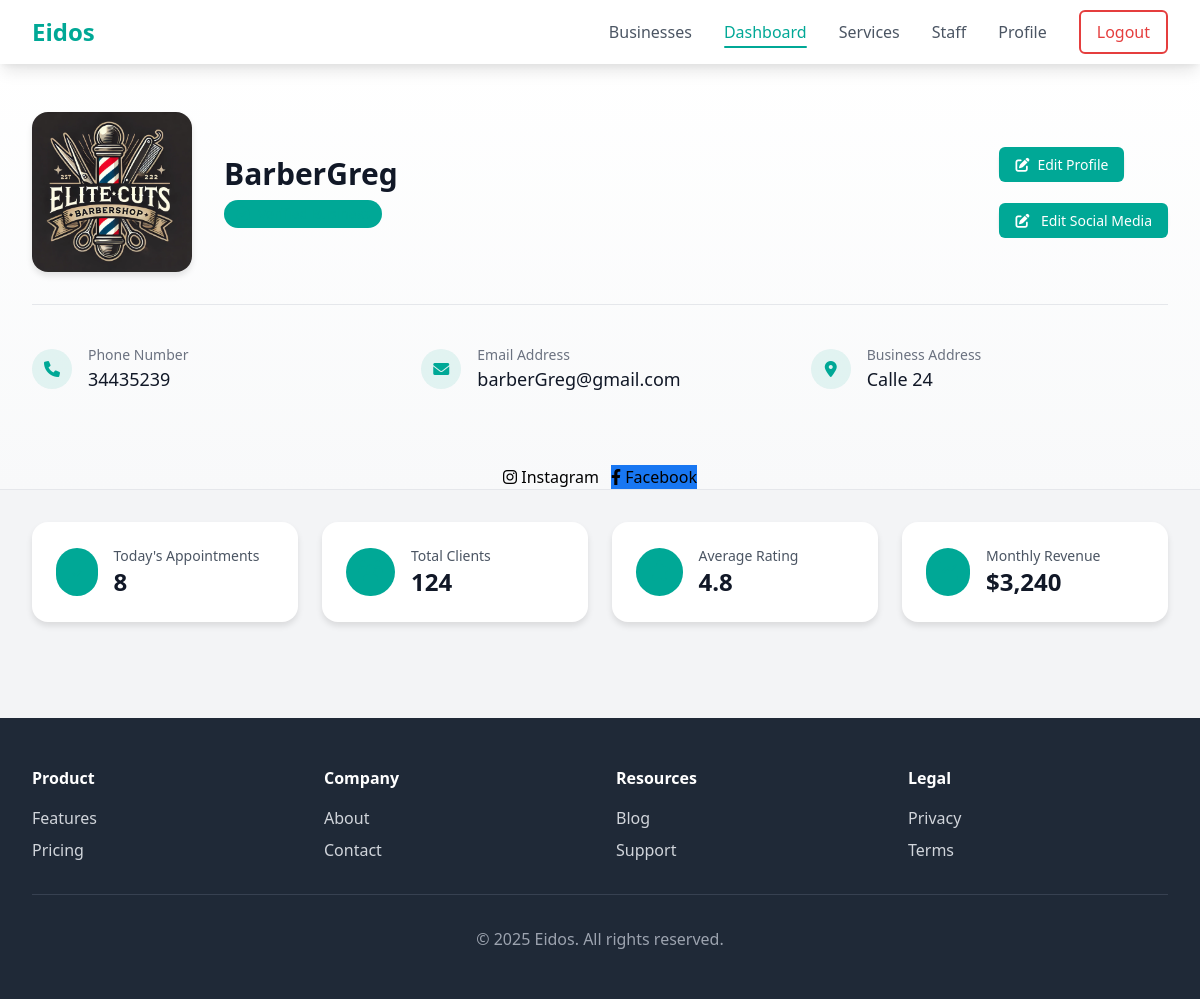
The app's page /business/dashboard/ (signed in) with its own data.
### business/models.py (models this page shows, shortened)
class BusinessAccount(models.Model):
    name = models.CharField(max_length=100)
    email = models.EmailField(max_length=100, default='')
    address = models.CharField(max_length=200)
    description = models.TextField(blank=True)
    logo = models.ImageField(upload_to='business/images/')
    user = models.OneToOneField(Account, on_delete=models.CASCADE, null=True, blank=True)
    phone = models.CharField(max_length=20)
    instagram = models.URLField(blank=True, null=True)
    facebook = models.URLField(blank=True, null=True)
    twitter = models.URLField(blank=True, null=True)
    tiktok = models.URLField(blank=True, null=True)

### business/views.py (the view)
# urls.py: path('dashboard/', views.provideDashboardSection, name="business_dashboard"),
@login_required
def provideDashboardSection(request):
    try:
        business = BusinessAccount.objects.get(user=request.user)
    except BusinessAccount.DoesNotExist:
        messages.error(request, "Business profile not found")
        return redirect('home')
    return render(request, 'dashboard.html', {'business': business})

### business/templates/dashboard.html (shortened to what this page needs)
{% extends 'base.html' %}
{% block content %}
    <section class="hero-section">
        <div class="max-w-7xl mx-auto px-4 sm:px-6 lg:px-8 py-12">
            <div class="flex flex-col md:flex-row items-start md:items-center justify-between mb-8">
                <div class="flex items-center mb-6 md:mb-0">
                    <img src="{{ business.logo.url }}" alt="{{ business.business_name }} Logo" class="business-logo mr-8">
                    <div>
                        <h1 class="text-3xl font-bold text-gray-900 mb-2">{{ business.name }}</h1>
                        <span class="inline-flex items-center px-3 py-1 rounded-full text-sm font-medium bg-primary bg-opacity-10 text-primary">
                            <i class="fas fa-check-circle mr-2"></i>
                        </span>
                    </div>
                </div>
                <div class="flex md:flex-col items-start gap-8">
                    <div class="rounded-md shadow">
                        <a href="{% url 'manage_profile'%}" class="edit-button">
                            <i class="fas fa-edit mr-2"></i>Edit Profile
                        </a>
                    </div>
                    <div class="rounded-md shadow">
                        <a href="{% url 'update_social_media' %}" class="edit-button">
                            <i class="fas fa-edit mr-2"></i>
                            <span>Edit Social Media</span>
                        </a>
                    </div>
                </div>
            </div>
            <div class="grid grid-cols-1 md:grid-cols-3 gap-8 mt-8 border-t border-gray-200 pt-8">
                <div class="info-item">
                    <div class="info-icon">
                        <i class="fas fa-phone"></i>
                    </div>
                    <div>
                        <p class="text-sm text-gray-500">Phone Number</p>
                        <p class="text-lg font-medium text-gray-900">{{ business.phone }}</p>
                    </div>
                </div>
                <div class="info-item">
                    <div class="info-icon">
                        <i class="fas fa-envelope"></i>
                    </div>
                    <div>
                        <p class="text-sm text-gray-500">Email Address</p>
                        <p class="text-lg font-medium text-gray-900">{{ business.email }}</p>
                    </div>
                </div>
                <div class="info-item">
                    <div class="info-icon">
                        <i class="fas fa-map-marker-alt"></i>
                    </div>
                    <div>
                        <p class="text-sm text-gray-500">Business Address</p>
                        <p class="text-lg font-medium text-gray-900">{{ business.address }}</p>
                    </div>
                </div>
            </div>
        </div>
        <div class="flex justify-center items-center mt-4">
            <div class="flex items-center space-x-3">
                {% if business.instagram %}
                    <a href=" {{ business.instagram }} " class="social-btn" target="_blank">
                        <i class="fab fa-instagram"></i> Instagram
                    </a>
                {% endif %}
                {% if business.facebook %}
                    <a href="{{ business.facebook }}" class="social-btn" target="_blank" style="background-color: #1877F2;">
                        <i class="fab fa-facebook-f"></i> Facebook
                    </a>
                {% endif %}
            </div>
        </div>
    </section>
    <div class="max-w-7xl mx-auto px-4 sm:px-6 lg:px-8 py-8">
        <div class="grid grid-cols-1 md:grid-cols-4 gap-6">
            <div class="stats-card p-6">
                <div class="flex items-center">
                    <div class="rounded-full bg-primary bg-opacity-10 p-3 mr-4">
                        <i class="fas fa-calendar-check text-primary text-xl"></i>
                    </div>
                    <div>
                        <p class="text-sm text-gray-600">Today's Appointments</p>
                        <p class="text-2xl font-bold text-gray-900">8</p>
                    </div>
                </div>
            </div>
            <div class="stats-card p-6">
                <div class="flex items-center">
                    <div class="rounded-full bg-primary bg-opacity-10 p-3 mr-4">
                        <i class="fas fa-users text-primary text-xl"></i>
                    </div>
                    <div>
                        <p class="text-sm text-gray-600">Total Clients</p>
                        <p class="text-2xl font-bold text-gray-900">124</p>
                    </div>
                </div>
            </div>
            <div class="stats-card p-6">
                <div class="flex items-center">
                    <div class="rounded-full bg-primary bg-opacity-10 p-3 mr-4">
                        <i class="fas fa-star text-primary text-xl"></i>
                    </div>
                    <div>
                        <p class="text-sm text-gray-600">Average Rating</p>
                        <p class="text-2xl font-bold text-gray-900">4.8</p>
                    </div>
                </div>
            </div>
            <div class="stats-card p-6">
                <div class="flex items-center">
                    <div class="rounded-full bg-primary bg-opacity-10 p-3 mr-4">
                        <i class="fas fa-chart-line text-primary text-xl"></i>
                    </div>
                    <div>
                        <p class="text-sm text-gray-600">Monthly Revenue</p>
                        <p class="text-2xl font-bold text-gray-900">$3,240</p>
                    </div>
                </div>
            </div>
        </div>
    </div>
{% endblock %}

### eidosapp/templates/base.html (style rules this page uses)
:root { --primary-color: #00a896; --primary-dark: #007f6e; --secondary-color: #f8f9fa; }
.bg-primary { background-color: var(--primary-color); }
.text-primary { color: var(--primary-color); }
body { padding-top: 64px; }

### business/templates/dashboard.html (style rules this page uses)
body { background-color: #f3f4f6; }
.business-logo { width: 160px; height: 160px; object-fit: cover; border-radius: 1rem; box-shadow: 0 4px 6px rgba(0, 0, 0, 0.1); }
.hero-section { background: linear-gradient(to bottom, white, #f8f9fa); border-bottom: 1px solid #e5e7eb; }
.info-item { display: flex; align-items: center; padding: 0.5rem 0; }
.info-icon { width: 40px; height: 40px; display: flex; align-items: center; justify-content: center; background-color: rgba(0, 168, 150, 0.1); color: var(--primary-color); border-radius: 50%; margin-right: 1rem; }
.stats-card { background: white; border-radius: 1rem; box-shadow: 0 4px 6px rgba(0, 0, 0, 0.1); transition: transform 0.2s ease-in-out; }
.edit-button { padding: 0.5rem 1rem; background-color: var(--primary-color); color: white; border-radius: 0.375rem; font-size: 0.875rem; font-weight: 500; transition: background-color 0.2s; }

### records on screen
BusinessAccount: logo (picture), name "BarberGreg", phone "34435239", email "barberGreg@gmail.com", address "Calle 24"
